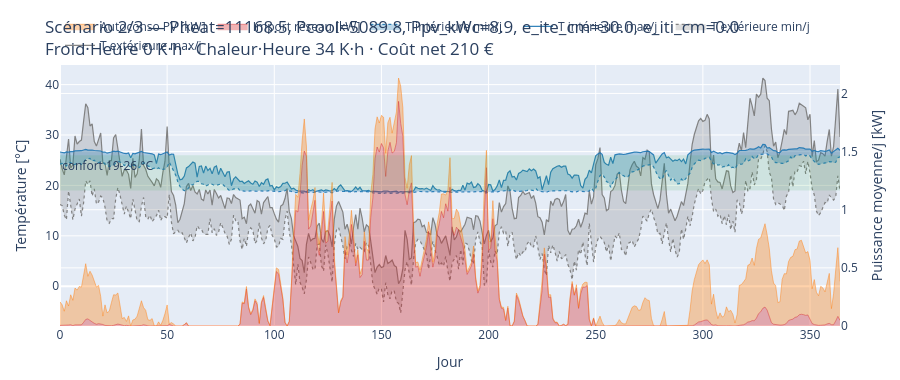

The notebook cell saved with this chart:
### Code cell
if len(selected_idx) > 1:
    idx = selected_idx[1]
    x = X[idx]
    params_txt = ", ".join(f"{n}={v:.1f}" for n, v in zip(VAR_NAMES, x))
    title = (f"Scénario 2/{len(selected_idx)} — {params_txt}<br>"
             f"Froid·Heure {F[idx, 0]:.0f} K·h · Chaleur·Heure {F[idx, 1]:.0f} K·h · Coût net {F[idx, 2]:.0f} €")
    plot_scenario(x, title).show()

### Figure 1 — Plotly figure (JSON) as saved in the notebook; plotly's stock layout.template omitted (floating-point values rounded to 4 significant figures; data arrays with more than 128 entries replaced by an {"elided": "..."} marker saying what was removed)
{"data": [{"line": {"color": "rgba(120,120,120,0.9)", "width": 1.2}, "mode": "lines", "name": "T extérieure max/j", "type": "scatter", "x": {"elided": "365 int values"}, "y": {"elided": "365 float values"}}, {"fill": "tonexty", "fillcolor": "rgba(120,120,120,0.25)", "line": {"color": "rgba(120,120,120,0.9)", "dash": "dot", "width": 1.2}, "mode": "lines", "name": "T extérieure min/j", "type": "scatter", "x": {"elided": "365 int values"}, "y": {"elided": "365 float values"}}, {"line": {"color": "rgba(31,119,180,0.9)", "width": 1.2}, "mode": "lines", "name": "T intérieure max/j", "type": "scatter", "x": {"elided": "365 int values"}, "y": {"elided": "365 float values"}}, {"fill": "tonexty", "fillcolor": "rgba(31,119,180,0.3)", "line": {"color": "rgba(31,119,180,0.9)", "dash": "dot", "width": 1.2}, "mode": "lines", "name": "T intérieure min/j", "type": "scatter", "x": {"elided": "365 int values"}, "y": {"elided": "365 float values"}}, {"fillcolor": "rgba(214,39,40,0.35)", "line": {"color": "rgba(214,39,40,0.9)", "width": 0.5}, "mode": "lines", "name": "Import réseau [kW]", "stackgroup": "power", "type": "scatter", "x": {"elided": "365 int values"}, "y": {"elided": "365 float values"}, "yaxis": "y2"}, {"fillcolor": "rgba(255,127,14,0.35)", "line": {"color": "rgba(255,127,14,0.9)", "width": 0.5}, "mode": "lines", "name": "Autoconso PV [kW]", "stackgroup": "power", "type": "scatter", "x": {"elided": "365 int values"}, "y": {"elided": "365 float values"}, "yaxis": "y2"}], "layout": {"annotations": [{"showarrow": false, "text": "confort 19-26 °C", "x": 0, "xanchor": "left", "xref": "x domain", "y": 26.0, "yanchor": "top", "yref": "y"}], "height": 380, "hovermode": "x unified", "legend": {"orientation": "h", "x": 0, "xanchor": "left", "y": 1.02, "yanchor": "bottom"}, "margin": {"b": 40, "l": 60, "r": 60, "t": 60}, "shapes": [{"fillcolor": "rgba(46,160,67,0.12)", "line": {"width": 0}, "type": "rect", "x0": 0, "x1": 1, "xref": "x domain", "y0": 19.0, "y1": 26.0, "yref": "y"}], "title": {"text": "Scénario 2/3 — Pheat=11168.5, Pcool=5089.8, Ppv_kWc=8.9, e_ite_cm=30.0, e_iti_cm=0.0<br>Froid·Heure 0 K·h · Chaleur·Heure 34 K·h · Coût net 210 €"}, "xaxis": {"title": {"text": "Jour"}}, "yaxis": {"title": {"text": "Température [°C]"}}, "yaxis2": {"overlaying": "y", "rangemode": "tozero", "side": "right", "title": {"text": "Puissance moyenne/j [kW]"}}}}
